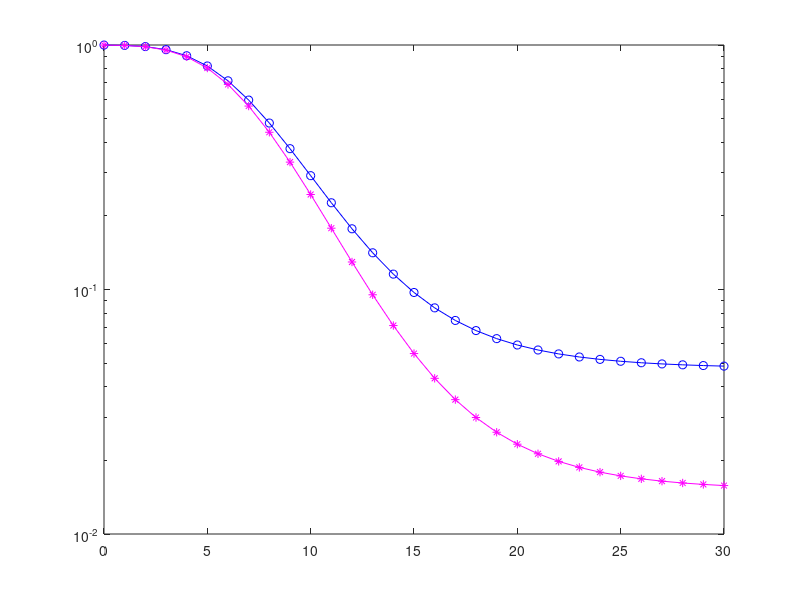

MATLAB code for this plot: (Note: this script raises an error after producing the figure.)
clc;
clear all;
close all;

x=2;
N=1
n=0.1
lamda=10.^((0:30)./10)

z=((2*sqrt(x^2+x))./lamda)

K=besselk(1,z);

I=(exp((-2./lamda)*x)).*z.*K

pout22=(1-((2./(1+(n*x))).*I)+(1./(1+(2*n*x))).*I.*I).^N

semilogy(10*log10(lamda),pout22,'bo-')

hold on;

% % % % % % % % % % % % % % % % % % % % % % % % % % % % % % % % % % % % % % 
% % % % % % % % % % % % % % % % % % % % % % % % % % % % % % % % % % % % % % 
% % % % % % % % % % % % % % % % % % % % % % % % % % % % % % % % % % % % % % 

n=0.05
lamda=10.^((0:30)./10)

z=((2*sqrt(x^2+x))./lamda)

K=besselk(1,z);

I=(exp((-2./lamda)*x)).*z.*K

pout22=(1-((2./(1+(n*x))).*I)+(1./(1+(2*n*x))).*I.*I).^N

semilogy(10*log10(lamda),pout22,'m*-')

hold on;
% % % % % % % % % % % % % % % % % % % % % % % % % % % % % % % % % % % % % % 
% % % % % % % % % % % % % % % % % % % % % % % % % % % % % % % % % % % % % % 
% % % % % % % % % % % % % % % % % % % % % % % % % % % % % % % % % % % % % % 

n=0.01
lamda=10.^((0:30)./10)

z=((2*sqrt(x^2+x))./lamda)

K=besselk(1,z);

I=(exp((-2./lamda)*x)).*z.*K

pout=(1-((2./(1+(n*x))).*I)+(1./(1+(2*n*x))).*I.*I).^N

semilogy(10*log10(lamda),pout,'S-g')

hold on;
grid on

% % % % % % % % % % % % % % % % % % % % % % % % % % % % % % % % % % % % % % 
% % % % % % % % % % % % % % % % % % % % % % % % % % % % % % % % % % % % % % 
% % % % % % % % % % % % % % % % % % % % % % % % % % % % % % % % % % % % % % 

%ORS for M =1

R0=2
T=2^R0-1
x=T;
N=1;
P=10.^((0:5:30)./10)

sigma2_SR=1;
sigma2_RD=1;
sigma2_RR=0.1;

lamdaRD=1./(P.*sigma2_RD)

lamdaSR=1./(P.*sigma2_SR)
 
lamdaRR =1./(P.*sigma2_RR)

syms y

z=(1-(lamdaRD.*exp(-lamdaRD*x)).*(int((exp((-((lamdaSR.*(x+y+1)*x)./y))-(lamdaRD.*y)))./(1+((lamdaSR.*(x+y+1)*x)./(lamdaRR.*y))),y,0,inf))).^N

semilogy(10*log10(P),z,'--bo')
grid on 
hold on

%%%%%%%%%%%%%%%%%%%%%%%%%%%%%%%%%%%%%%%%%%%%%%%%%%%%%%%%%%%%%%%%%%%%%%%%%%%%%%%%%%%%%%%%%%%%%%%%%%%%%%%%%%%%%%%%%%%%%%%%%%%%%%%%%%%%%%%%%%%%%%%%%%%%%%%

R0=2
T=2^R0-1
x=T;
N=1;
P=10.^((0:5:30)./10)

sigma2_SR=1;
sigma2_RD=1;
sigma2_RR=0.05;

lamdaRD=1./(P.*sigma2_RD)

lamdaSR=1./(P.*sigma2_SR)
 
lamdaRR =1./(P.*sigma2_RR)

syms y

z=(1-(lamdaRD.*exp(-lamdaRD*x)).*(int((exp((-((lamdaSR.*(x+y+1)*x)./y))-(lamdaRD.*y)))./(1+((lamdaSR.*(x+y+1)*x)./(lamdaRR.*y))),y,0,inf))).^N

semilogy(10*log10(P),z,'--m*')
grid on 
hold on

%%%%%%%%%%%%%%%%%%%%%%%%%%%%%%%%%%%%%%%%%%%%%%%%%%%%%%%%%%%%%%%%%%%%%%%%%%%%%%%%%%%%%%%%%%%%%%%%%%%%%%%%%%%%%%%%%%%%%%%%%%%%%%%%%%%%%%%%%%%%%%%%%%%%%%%%%%%%%

R0=2
T=2^R0-1
x=T;
N=1;
P=10.^((0:5:30)./10)

sigma2_SR=1;
sigma2_RD=1;
sigma2_RR=0.01;

lamdaRD=1./(P.*sigma2_RD)

lamdaSR=1./(P.*sigma2_SR)
 
lamdaRR =1./(P.*sigma2_RR)

syms y

z=(1-(lamdaRD.*exp(-lamdaRD*x)).*(int((exp((-((lamdaSR.*(x+y+1)*x)./y))-(lamdaRD.*y)))./(1+((lamdaSR.*(x+y+1)*x)./(lamdaRR.*y))),y,0,inf))).^N

semilogy(10*log10(P),z,'--gS')
grid on 
hold on

legend('ARS Simulated \eta = 0.1','ARS Simulated \eta = 0.05 ','ARS Simulated \eta = 0.01','ORS Simulated \eta = 0.1','ORS Simulated \eta = 0.05 ','ORS Simulated \eta = 0.01')
xlabel('Transmit Power [dB]') 
ylabel('Outage Probability')

